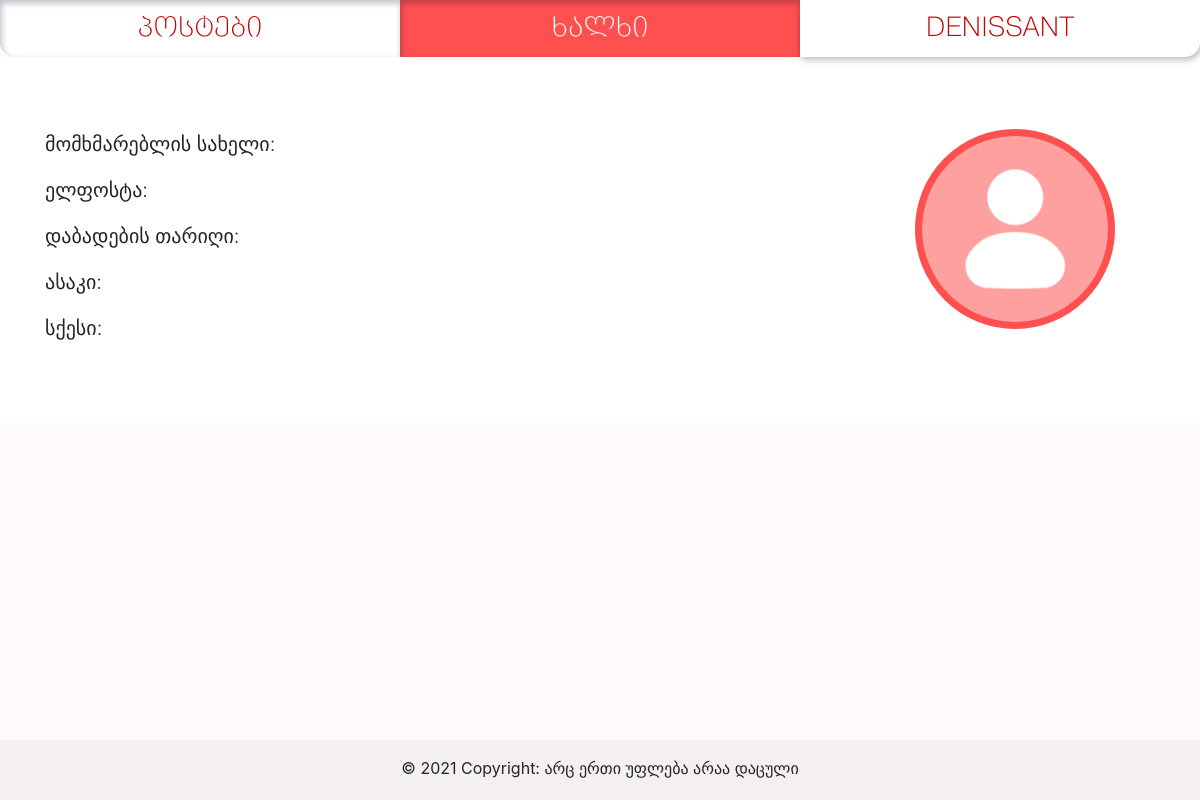
The app's page /people/newusr41 (signed in), older data.
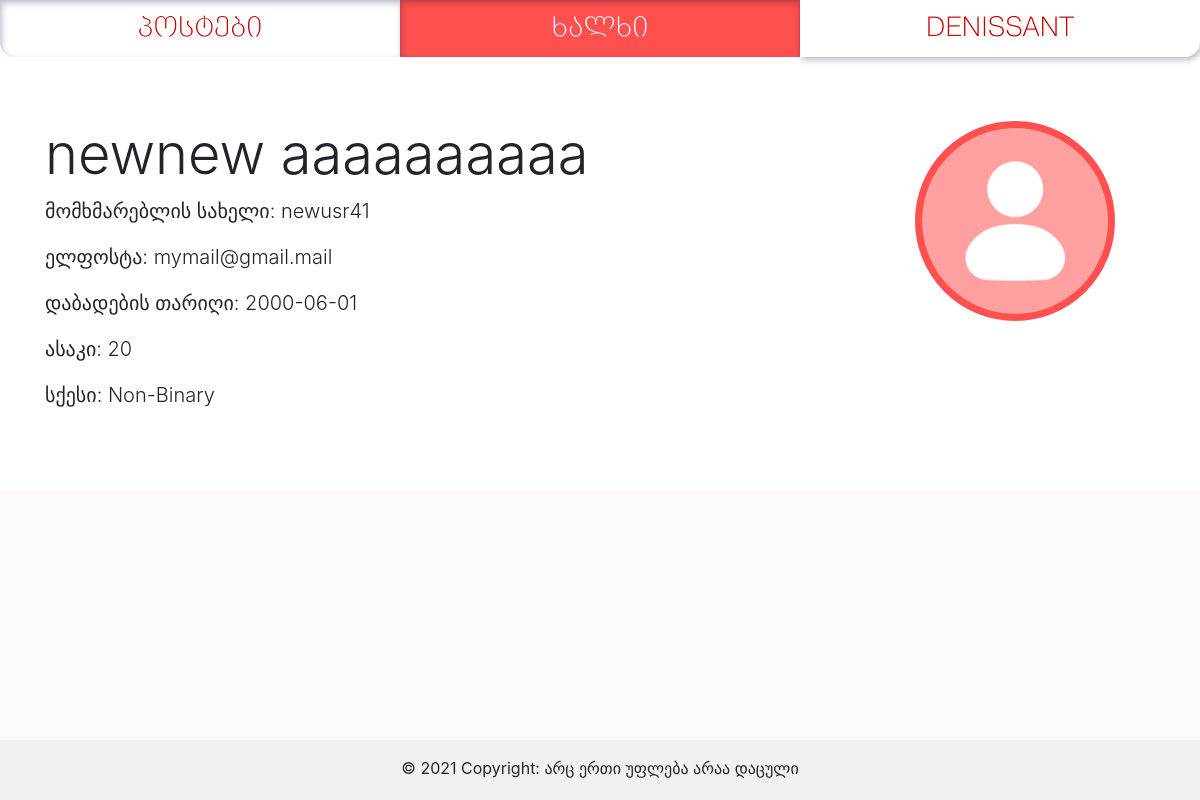
The same page, newer data.
### app/models/users.py (models this page shows, shortened)
class User(db.Model, UserMixin):
    __tablename__ = 'users'
    id = db.Column(db.Integer, primary_key=True)
    username = db.Column(db.String(16), unique=True, nullable=False, index=True)
    name_first = db.Column(db.String)
    name_last = db.Column(db.String)
    email = db.Column(db.String(64), unique=True, nullable=False, index=True)
    sex = db.Column(db.String)
    dob = db.Column(db.Date)
    password = db.Column(db.String(255))
    age = db.Column(db.Integer)
    picture = db.Column(db.String)
    post = db.relationship('PostsModel', backref='User', uselist=False)
    roles = db.relationship('Role', secondary=roles_users,
                            backref=db.backref('users', lazy='dynamic'))
    @classmethod
    def find_by_username(cls, temp_username):
        return cls.query.filter_by(username=temp_username).first()

### app/profiles/views.py (the view)
@profiles_blueprint.route('/')
@profiles_blueprint.route('/<username>')
def list_people(username=None):
    if username:
        user = User.find_by_username(username)
        return render_template('people_profile.html', pages=generate_nav_links(), user=user)
    else:
        people_list = User.query.all()
        return render_template('people.html', pages=generate_nav_links(), people_list=people_list)

### app/models/users.py (called while the page is built)
@login_manager.user_loader
def load_user(user_id):
    try:
        return User.query.get(user_id)
    except Exception as e:
        print(e)

### app/tools/nav_link_list.py (called while the page is built)
def generate_nav_links():
    pages_nav_list = [
        ("posts.list_posts", "პოსტები"),
        ("profiles.list_people", "ხალხი"),
        ("auth.auth", "შესვლა")
    ]
    from flask_login import current_user
    if current_user.is_authenticated:
        pages_nav_list[2] = ('profiles.profile', current_user.username.upper())
    return pages_nav_list

### app/profiles/templates/people_profile.html
{% extends "base.html" %}
{% block content %}
{% from 'macros_images.html' import show_profile_picture %}
<div class="jumbotron jumbotron-fluid" style="background-color: white">
  <div class="container">
    <h1 class="display-4">{{ user.name_first }} {{ user.name_last}} {{ show_profile_picture(user, 'myprofile-profilepicture') }}</h1>
    <p class="lead">მომხმარებლის სახელი: {{ user.username }} </p>
    <p class="lead">ელფოსტა: {{ user.email }} </p>
    <p class="lead">დაბადების თარიღი: {{ user.dob }}</p>
    <p class="lead">ასაკი: {{ user.age }} </p>
    <p class="lead">სქესი: {{ user.sex }}</p>  </div>
</div>
{% endblock %}

Row changes from the older to the newer data that the page shows:
added User: name_first "newnew", name_last "aaaaaaaaaa", username "newusr41", email "mymail@gmail.mail", dob "2000-06-01", age "20", sex "Non-Binary"
